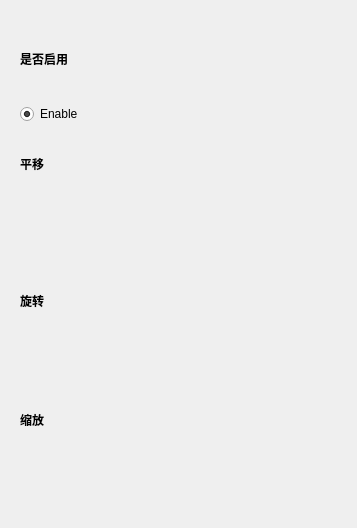
<?xml version="1.0" encoding="UTF-8"?>
<ui version="4.0">
 <class>TransformComponentWidget</class>
 <widget class="QWidget" name="TransformComponentWidget">
  <property name="geometry">
   <rect>
    <x>0</x>
    <y>0</y>
    <width>357</width>
    <height>528</height>
   </rect>
  </property>
  <property name="windowTitle">
   <string>Form</string>
  </property>
  <layout class="QVBoxLayout" name="verticalLayout_5">
   <item>
    <widget class="QWidget" name="widget" native="true">
     <layout class="QVBoxLayout" name="verticalLayout">
      <item>
       <widget class="QLabel" name="label">
        <property name="font">
         <font>
          <bold>true</bold>
         </font>
        </property>
        <property name="text">
         <string>是否启用</string>
        </property>
       </widget>
      </item>
      <item>
       <widget class="QRadioButton" name="enable">
        <property name="text">
         <string>Enable</string>
        </property>
        <property name="checked">
         <bool>true</bool>
        </property>
       </widget>
      </item>
     </layout>
    </widget>
   </item>
   <item>
    <widget class="QWidget" name="widget_2" native="true">
     <layout class="QVBoxLayout" name="verticalLayout_2">
      <item>
       <widget class="QLabel" name="label_2">
        <property name="font">
         <font>
          <bold>true</bold>
         </font>
        </property>
        <property name="text">
         <string>平移</string>
        </property>
       </widget>
      </item>
      <item>
       <widget class="NamedSilder" name="tranX" native="true"/>
      </item>
      <item>
       <widget class="NamedSilder" name="tranY" native="true"/>
      </item>
     </layout>
    </widget>
   </item>
   <item>
    <widget class="QWidget" name="widget_3" native="true">
     <layout class="QVBoxLayout" name="verticalLayout_3">
      <item>
       <widget class="QLabel" name="label_3">
        <property name="font">
         <font>
          <bold>true</bold>
         </font>
        </property>
        <property name="text">
         <string>旋转</string>
        </property>
       </widget>
      </item>
      <item>
       <widget class="NamedSilder" name="rotate" native="true"/>
      </item>
     </layout>
    </widget>
   </item>
   <item>
    <widget class="QWidget" name="widget_4" native="true">
     <layout class="QVBoxLayout" name="verticalLayout_4">
      <item>
       <widget class="QLabel" name="label_4">
        <property name="font">
         <font>
          <bold>true</bold>
         </font>
        </property>
        <property name="text">
         <string>缩放</string>
        </property>
       </widget>
      </item>
      <item>
       <widget class="NamedSilder" name="scaleX" native="true"/>
      </item>
      <item>
       <widget class="NamedSilder" name="scaleY" native="true"/>
      </item>
     </layout>
    </widget>
   </item>
  </layout>
 </widget>
 <customwidgets>
  <customwidget>
   <class>NamedSilder</class>
   <extends>QWidget</extends>
   <header>widgets.utils.NamedSilder</header>
   <container>1</container>
  </customwidget>
 </customwidgets>
 <resources/>
 <connections/>
</ui>
